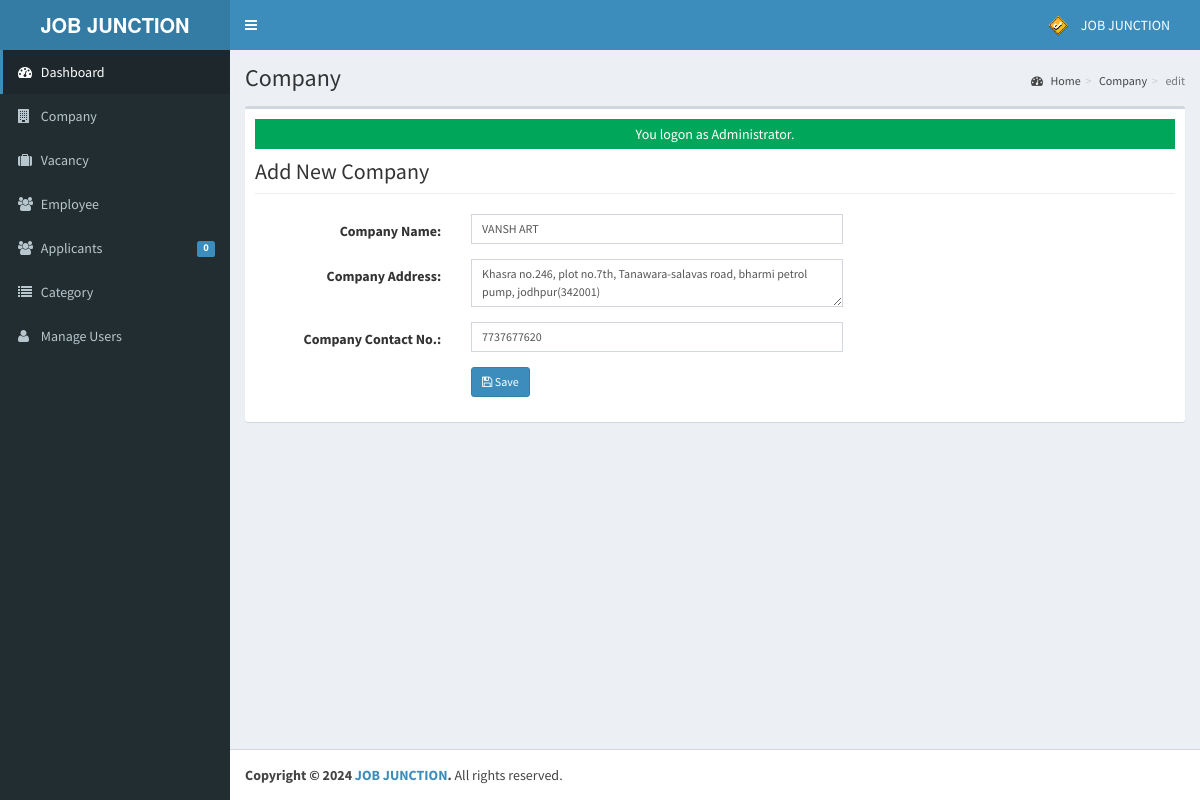
The page /admin/company/index.php?view=edit&id=20 (signed in) on the database its author committed.
### tables this page shows
CREATE TABLE `tblusers` (
  `USERID` varchar(30) NOT NULL,
  `FULLNAME` varchar(40) NOT NULL,
  `USERNAME` varchar(90) NOT NULL,
  `PASS` varchar(90) NOT NULL,
  `ROLE` varchar(30) NOT NULL,
  `PICLOCATION` varchar(255) NOT NULL
);

CREATE TABLE `tblcompany` (
  `COMPANYID` int(11) NOT NULL,
  `COMPANYNAME` varchar(90) NOT NULL,
  `COMPANYADDRESS` varchar(90) NOT NULL,
  `COMPANYCONTACTNO` varchar(30) NOT NULL,
  `COMPANYSTATUS` varchar(90) NOT NULL,
  `COMPANYMISSION` text NOT NULL
);

### admin/company/index.php (called while the page is built, shortened)
<?php
require_once("../../include/initialize.php");
$title="Company";
require_once ("../theme/templates.php");
?>

### include/database.php (called while the page is built, shortened)
<?php
class Database {
	var $sql_string = '';
	private $conn;
	public function open_connection() {
		$this->conn = mysqli_connect(server,user,pass);
		if(!$this->conn){
			echo "Problem in database connection! Contact administrator!";
			exit();
		}else{
			$db_select = mysqli_select_db($this->conn,database_name);
		}
	}
	function setQuery($sql='') {
		$this->sql_string=$sql;
	}
	function executeQuery() {
		$result = mysqli_query($this->conn,$this->sql_string);
		return $result;
	}
	private function confirm_query($result) {
		return $result;
	}
	function loadSingleResult() {
		$cur = $this->executeQuery();
		while ($row = mysqli_fetch_object($cur)) {
		return $data = $row;
		}
	}
}
$mydb = new Database();
?>

### include/accounts.php (called while the page is built, shortened)
<?php
require_once(LIB_PATH.DS.'database.php');
class User {
	protected static  $tblname = "tblusers";
	function single_user($id=""){
			global $mydb;
			$mydb->setQuery("SELECT * FROM ".self::$tblname."
				Where USERID= '{$id}' LIMIT 1");
			$cur = $mydb->loadSingleResult();
			return $cur;
	}
}
?>

### include/function.php (called while the page is built, shortened)
<?php
function currentpage(){
		$this_page = $_SERVER['SCRIPT_NAME'];
	    $bits = explode('/',$this_page);
		 return $bits[3];
	}
		?>

### include/companies.php (called while the page is built, shortened)
<?php
require_once(LIB_PATH.DS.'database.php');
class Company {
	protected static  $tblname = "tblcompany";
	function single_company($id=""){
			global $mydb;
			$mydb->setQuery("SELECT * FROM ".self::$tblname."
				Where COMPANYID= '{$id}' LIMIT 1");
			$cur = $mydb->loadSingleResult();
			return $cur;
	}
}
?>

### admin/company/edit.php (the view, shortened to what this page needs)
<?php
  $companyid = $_GET['id'];
  $company = New Company();
  $res = $company->single_company($companyid);
?>
 <form class="form-horizontal span6" action="controller.php?action=edit" method="POST">
            <div class="row">
         <div class="col-lg-12">
            <h1 class="page-header">Add New Company</h1>
          </div>
       </div>
                  <div class="form-group">
                    <div class="col-md-8">
                      <label class="col-md-4 control-label" for=
                      "COMPANYNAME">Company Name:</label>
                      <div class="col-md-8">
                         <input class="form-control input-sm" id="COMPANYNAME" name="COMPANYNAME" placeholder=
                            "Company Name" type="text" value="<?php echo $res->COMPANYNAME ;?>">
                      </div>
                    </div>
                  </div>
                  <div class="form-group">
                    <div class="col-md-8">
                      <label class="col-md-4 control-label" for=
                      "COMPANYADDRESS">Company Address:</label>
                      <div class="col-md-8">
                        <textarea class="form-control input-sm" id="COMPANYADDRESS" name="COMPANYADDRESS" placeholder=
                            "Company Address" type="text" value="" required  onkeyup="javascript:capitalize(this.id, this.value);" autocomplete="off"><?php echo $res->COMPANYADDRESS ;?></textarea>
                      </div>
                    </div>
                  </div>
                  <div class="form-group">
                    <div class="col-md-8">
                      <label class="col-md-4 control-label" for=
                      "COMPANYCONTACTNO">Company Contact No.:</label>
                      <div class="col-md-8">
                         <input class="form-control input-sm" id="COMPANYCONTACTNO" name="COMPANYCONTACTNO" placeholder=
                            "Company Contact No." type="text" value="<?php echo $res->COMPANYCONTACTNO ;?>">
                      </div>
                    </div>
                  </div>
             <div class="form-group">
                    <div class="col-md-8">
                      <label class="col-md-4 control-label" for=
                      "idno"></label>
                      <div class="col-md-8">
                      <button class="btn btn-primary btn-sm" name="save" type="submit" ><span class="fa fa-save fw-fa"></span> Save</button>
                      </div>
                    </div>
                  </div>
        </form>

### admin/theme/templates.php (shortened to what this page needs)
<!DOCTYPE html>
<html>
<head>
    <link rel="stylesheet" href="<?php echo web_root;?>bootstrap/css/bootstrap.min.css">
    <link rel="stylesheet" href="<?php echo web_root;?>plugins/font-awesome/css/font-awesome.min.css">
    <link rel="stylesheet" href="<?php echo web_root;?>dist/css/AdminLTE.min.css">
    <link rel="stylesheet" href="<?php echo web_root;?>dist/css/skins/_all-skins.min.css">
    <link rel="stylesheet" href="<?php echo web_root;?>plugins/iCheck/flat/blue.css">
    <link rel="stylesheet" href="<?php echo web_root;?>plugins/morris/morris.css">
    <link rel="stylesheet" href="<?php echo web_root;?>plugins/jvectormap/jquery-jvectormap-1.2.2.css">
    <link href="<?php echo web_root; ?>plugins/datepicker/bootstrap-datetimepicker.min.css" rel="stylesheet"
        media="screen">
    <link rel="stylesheet" href="<?php echo web_root;?>plugins/dataTables/jquery.dataTables.min.css">
    <link rel="stylesheet" href="<?php echo web_root;?>plugins/bootstrap-wysihtml5/bootstrap3-wysihtml5.min.css">
</head>
<body class="hold-transition skin-blue fixed sidebar-mini">
    <div class="wrapper">
        <header class="main-header">
            <a href="<?php echo web_root;?>/admin/" class="logo">
                <span class="logo-lg"><b>JOB JUNCTION</b></span>
            </a>
            <nav class="navbar navbar-static-top" role="navigation">
                <a href="#" class="sidebar-toggle" data-toggle="offcanvas" role="button">
                </a>
                <div class="navbar-custom-menu">
                    <ul class="nav navbar-nav">
                        <?php
              $user = New User();
              $singleuser = $user->single_user($_SESSION['ADMIN_USERID']);
          ?>
                        <li class="dropdown user user-menu" style="padding-right: 15px;">
                            <a href="#" class="dropdown-toggle" data-toggle="dropdown">
                                <img src="<?php echo web_root.'admin/user/'. $singleuser->PICLOCATION;?>"
                                    class="user-image" alt="User Image">
                                <span class="hidden-xs"><?php echo $singleuser->FULLNAME; ?></span>
                            </a>
                        </li>
                    </ul>
                </div>
            </nav>
        </header>
        <aside class="main-sidebar">
            <section class="sidebar">
                <ul class="sidebar-menu">
                    <li class="<?php echo (currentpage() == 'index.php') ? "active" : false;?>">
                        <a href="<?php echo web_root ;?>admin/">
                            <i class="fa fa-dashboard"></i> <span>Dashboard</span>
                        </a>
                    </li>
                    <li class="<?php echo (currentpage() == 'company') ? "active" : false;?>">
                        <a href="<?php echo web_root ;?>admin/company/">
                            <i class="fa fa-building"></i> <span>Company</span>
                        </a>
                    </li>
                    <li class="<?php echo (currentpage() == 'vacancy') ? "active" : false;?>">
                        <a href="<?php echo web_root ;?>admin/vacancy/">
                            <i class="fa fa-suitcase"></i> <span>Vacancy</span>
                        </a>
                    </li>
                    <li class="<?php echo (currentpage() == 'employee') ? "active" : false;?>">
                        <a href="<?php echo web_root ;?>admin/employee/">
                            <i class="fa fa-users"></i> <span>Employee</span>
                        </a>
                    </li>
                    <li class="<?php echo (currentpage() == 'applicants') ? "active" : false;?>">
                        <a href="<?php echo web_root ;?>admin/applicants/">
                            <i class="fa fa-users"></i> <span>Applicants</span>
                            <span class="label label-primary pull-right">
                                <?php
                $sql = "SELECT count(*) as 'APPL' FROM `tbljobregistration` WHERE `PENDINGAPPLICATION`=1";
                $mydb->setQuery($sql);
                $pending = $mydb->loadSingleResult();
                echo $pending->APPL;
              ?>
                            </span>
                        </a>
                    </li>
                    <li class="<?php echo (currentpage() == 'category') ? "active" : false;?>">
                        <a href="<?php echo web_root ;?>admin/category/">
                            <i class="fa fa-list"></i> <span>Category</span>
                        </a>
                    </li>
                    <li class="<?php echo (currentpage() == 'user') ? "active" : false;?>">
                        <a href="<?php echo web_root; ?>admin/user/">
                            <i class="fa fa-user"></i> <span>Manage Users</span> </a>
                    </li>
                </ul>
            </section>
        </aside>
        <div class="content-wrapper">
            <section class="content-header">
                <h1>
                    <?php echo isset($title) ? $title : ''; ?>
                </h1>
                <ol class="breadcrumb">
                    <?php
          if ($title!='Home') {
            $active_title = '';
            if (isset($_GET['view'])) {
              $active_title = '<li class='.$active_title.'><a href="index.php">'.$title.'</a></li>';
            }else{
              $active_title = '<li class='.$active_title.'>'.$title.'</li>';
            }
            echo '<li><a href='.web_root.'admin/><i class="fa fa-dashboard"></i> Home</a></li>';
            echo  $active_title;
            echo  isset($_GET['view']) ? '<li class="active">'.$_GET['view'].'</li>' : '';
          }
        ?>
                </ol>
            </section>
            <section class="content">
                <div class="row">
                    <div class="col-xs-12">
                        <div class="box">
                            <div class="box-body">
                                <?php
               require_once $content;
               ?>
                            </div>
                        </div>
                    </div>
                </div>
            </section>
        </div>
        <footer class="main-footer">
            <strong>Copyright &copy; 2024 <a href="#">JOB JUNCTION</a>.</strong> All rights
            reserved.
        </footer>
</body>
</html>

### rows shown on the page
tblusers: PICLOCATION (picture), FULLNAME "JOB JUNCTION"
tblcompany: COMPANYNAME "VANSH ART", COMPANYADDRESS "Khasra no.246, plot no.7th, Tanawara-salavas road, bharmi petrol pump, jodhpur(342001)", COMPANYCONTACTNO "7737677620"

### other values the page prints
$pending->APPL "0"
$title "Company"
$_GET['view'] "edit"
$_SESSION['message'] "You logon as Administrator."
